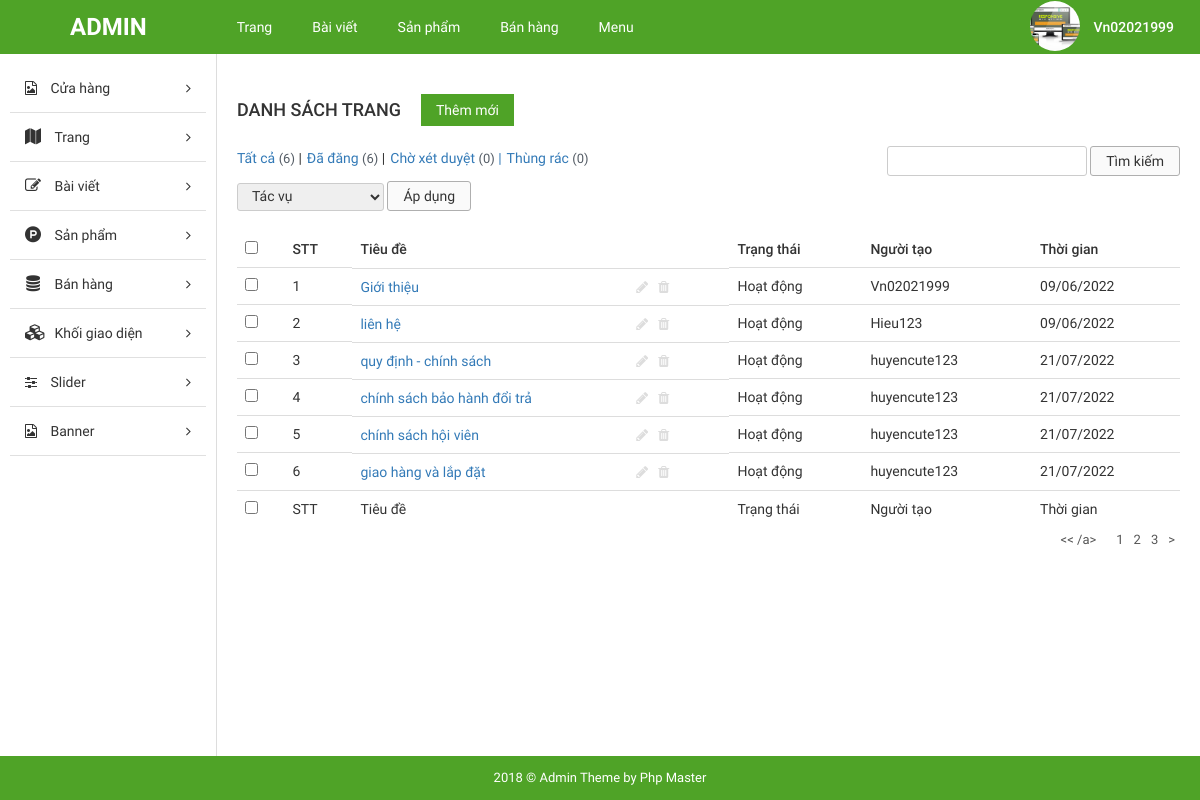
Screenshot of /admin/index.php?mod=pages (signed in) with the database file from the repository.
### tables this page shows
CREATE TABLE `tbl_page` (
  `page_id` int(4) NOT NULL AUTO_INCREMENT,
  `page_title` varchar(200) NOT NULL,
  `page_content` text NOT NULL,
  `creator` int(4) NOT NULL,
  `date_cre` int(40) NOT NULL,
  `status` enum('0','1') NOT NULL DEFAULT '0',
  `is_garbage` enum('0','1') NOT NULL DEFAULT '0',
  `editor` int(1) DEFAULT NULL,
  `date_editor` int(40) DEFAULT NULL,
  `slug` varchar(100) NOT NULL,
  PRIMARY KEY (`page_id`)
);

### admin/libraries/database.php (called while the page is built, shortened)
<?php
function db_query($query_string){
    global $conn;
    $mysql_result = mysqli_query($conn,$query_string);
        return $mysql_result;
}
function db_fetch_row($query_string){
    $mysql_result= db_query($query_string);
    $result = mysqli_fetch_assoc($mysql_result);
    return $result;
}
function db_fetch_array($query_string){
    $result=[];
    $mysql_result= db_query($query_string);
    if(mysqli_num_rows($mysql_result)>0){
        while($row= mysqli_fetch_assoc($mysql_result)){
            $result[]= $row;
        }
    }
    return $result;
}

### admin/modules/pages/controllers/indexController.php (called while the page is built, shortened)
<?php
function indexAction()
{
    $listPages = get_list_page();
    $data['listPages'] = $listPages;
    load_view('index', $data);
}

### admin/core/appload.php (called while the page is built, shortened)
<?php
require CONFIGPATH . DIRECTORY_SEPARATOR . "database.php";
require COREPATH.DIRECTORY_SEPARATOR . "base.php";
require COREPATH. DIRECTORY_SEPARATOR . "router.php";
?>

### admin/index.php (called while the page is built, shortened)
<?php
 require COREPATH. DIRECTORY_SEPARATOR . "appload.php";
?>

### admin/modules/pages/views/indexView.php (the view, shortened to what this page needs)
<div id="main-content-wp" class="list-post-page">
    <div class="wrap clearfix">
        <div id="content" class="fl-right">
            <div class="section" id="title-page">
                <div class="clearfix">
                    <h3 id="index" class="fl-left">Danh sách trang</h3>
                    <a href="?mod=pages&action=add" title="" id="add-new" class="fl-left">Thêm mới</a>
                </div>
            </div>
            <div class="section" id="detail-page">
                <div class="section-detail">
                    <div class="filter-wp clearfix">
                        <ul class="post-status fl-left">
                            <li class="all"><a href="?mod=pages">Tất cả <span class="count">(<?php echo count($listPages)?>)</span></a> |</li>
                            <li class="publish"><a href="">Đã đăng <span class="count">(<?php echo get_number_posted_page()?>)</span></a> |</li>
                            <li class="pending"><a href="?mod=pages&action=confirm">Chờ xét duyệt <span class="count">(<?php echo get_number_unconfirm_page()?>)</span> |</a></li>
                            <li class="trash"><a href="?mod=pages&action=garbage">Thùng rác <span class="count">(<?php echo get_number_garbage()?>)</span></a></li>
                        </ul>
                        <form method="GET" class="form-s fl-right">
                            <input type="text" name="s" id="s">
                            <input type="submit" name="sm_s" value="Tìm kiếm">
                        </form>
                    </div>
                    <div class="actions">
                        <form method="POST" action="?mod=pages&action=processIndex" class="form-actions">
                            <select name="actions">
                                <option value="0">Tác vụ</option>
                            </select>
                            <input type="submit" name="sm_action" value="Áp dụng">
                    </div>
                    <?php if(empty($listPages)){
                        echo "<p>Hiện chưa có trang nào được tạo</p>" ;}
                        else{?>
                    <div class="table-responsive">
                        <table class="table list-table-wp">
                            <thead>
                                <tr>
                                    <td><input type="checkbox" name="checkAll" id="checkAll"></td>
                                    <td><span class="thead-text">STT</span></td>
                                    <td><span class="thead-text">Tiêu đề</span></td>
                                    <td><span class="thead-text">Trạng thái</span></td>
                                    <td><span class="thead-text">Người tạo</span></td>
                                    <td><span class="thead-text">Thời gian</span></td>
                                </tr>
                            </thead>
                            <tbody>
                                <?php $i=0; foreach($listPages as $page){
                                    $i++;
                                     ?>
                                <tr>
                                    <td><input type="checkbox" name="checkItem[]" class="checkItem" value="<?php echo $page['page_id']?>"></td>
                                    <td><span class="tbody-text"><?php echo $i?></h3></span>
                                    <td class="clearfix">
                                        <div class="tb-title fl-left">
                                            <a href="" title=""><?php echo $page['page_title']?></a>
                                        </div>
                                        <ul class="list-operation fl-right">
                                            <li><a href="?mod=pages&action=updatePage&id=<?php echo $page['page_id']?>" title="Sửa" class="edit"><i class="fa fa-pencil" aria-hidden="true"></i></a></li>
                                            <li><a href="?mod=pages&action=delete&id=<?php echo $page['page_id']?>" title="Xóa" class="delete"><i class="fa fa-trash" aria-hidden="true"></i></a></li>
                                        </ul>
                                    </td>
                                    <td><span class="tbody-text"><?php get_status($page['status']) ?></span></td>
                                    <td><span class="tbody-text"><?php get_creator($page['creator'])?></span></td>
                                    <td><span class="tbody-text"><?php echo date('d/m/Y',$page['date_cre'])?></span></td>
                                </tr>
                                     <?php }?>
                            </tbody>
                            <tfoot>
                                <tr>
                                    <td><input type="checkbox" name="checkAll" id="checkAll"></td>
                                    <td><span class="tfoot-text">STT</span></td>
                                    <td><span class="tfoot-text">Tiêu đề</span></td>
                                    <td><span class="tfoot-text">Trạng thái</span></td>
                                    <td><span class="tfoot-text">Người tạo</span></td>
                                    <td><span class="tfoot-text">Thời gian</span></td>
                                </tr>
                            </tfoot>
                        </table>
                    </div>
                    <?php }?>
                </div>
            </div>
            <div class="section" id="paging-wp">
                <div class="section-detail clearfix">
                    <ul id="list-paging" class="fl-right">
                        <li>
                            <a href="" title="">
                                << /a>
                        </li>
                        <li>
                            <a href="" title="">1</a>
                        </li>
                        <li>
                            <a href="" title="">2</a>
                        </li>
                        <li>
                            <a href="" title="">3</a>
                        </li>
                        <li>
                            <a href="" title="">></a>
                        </li>
                    </ul>
                </div>
            </div>
        </div>
    </div>
</div>

### admin/core/base.php (shortened to what this page needs)
<?php
function get_header($name = "")
{
    if (empty($name)) {
        $name = "header";
    } else {
        $name = "header-{$name}";
    }
    $path = LAYOUTPATH . DIRECTORY_SEPARATOR . $name . ".php";
    if (file_exists($path)) {
        require $path;
    } else {
        echo "Can't find {$path}";
    }
}
function get_footer($name = "")
{
    if (empty($name)) {
        $name = "footer";
    } else {
        $name = "footer-{$name}";
    }
    $path = LAYOUTPATH . DIRECTORY_SEPARATOR . $name . ".php";
    if (file_exists($path)) {
        require $path;
    } else {
        echo "Can't find {$path}";
    }
}
function get_sibar($name = "",$data=[])
{
    if (empty($name)) {
        $name = "sibar";
    } else {
        $name = "sibar-{$name}";
    }
    $path = LAYOUTPATH . DIRECTORY_SEPARATOR . $name . ".php";
    if (file_exists($path)) {
        if(is_array($data)){
            foreach($data as $key=>$val)
            {
                $$key=$val;
            }
        }
        require $path;
    } else {
        echo " Can't find {$path}";
    }
}
function get_module()
{
    global $config;
    $module = isset($_GET['mod']) ? $_GET['mod'] : $config['default_module'];
    return $module;
}
function load_view($name, $data_send=[]){
    $data= $data_send;
$path = MODULESPATH . DIRECTORY_SEPARATOR . get_module(). DIRECTORY_SEPARATOR. "views". DIRECTORY_SEPARATOR. $name."View.php" ;
if(file_exists($path)){
    require $path;
}
else{
    echo " Can't find {$path}";
}
}
function call_function($lists){
    if(is_array($lists)&& !empty($lists)){
        foreach($lists as $key=>$f){
            if(function_exists($f())){
                $f();
            }
        }
    }
}

### admin/modules/pages/models/indexModel.php (shortened to what this page needs)
<?php
function get_list_page(){
    $result= db_fetch_array("SELECT * FROM `tbl_page` WHERE `is_garbage`='0'");
    return $result;
}
function get_number_posted_page(){
    $result= db_fetch_array("SELECT *FROM `tbl_page` WHERE `status`='1' AND `is_garbage`='0' ");
    return count($result);
}
function get_number_unconfirm_page(){
    $result= db_fetch_array("SELECT *FROM `tbl_page` WHERE `status`='0' AND `is_garbage`='0' ");
    return count($result);
}
function get_number_garbage(){
    $result= db_fetch_array("SELECT *FROM `tbl_page` WHERE `is_garbage`='1' ");
    return count($result);
}
function  get_status($status)
{
    if ($status == 1) {
        echo " Hoạt động";
    } else {
        echo " Không hoạt động";
    }
}
function get_creator($id)
{
    $admin = db_fetch_row("SELECT*FROM `tbl_admin` WHERE `id`={$id}");
    echo $admin['username'];
}

### admin/public/css/import/global.css (style rules this page uses)
body { font-family: "Roboto Regular"; font-size: 14px; line-height: 24px; color: #333; }
.fl-left { float: left; }
.fl-right { float: right; }

### admin/public/css/import/list_post.css (style rules this page uses)
#content { width: 82%; border-left: 1px solid #ddd; padding: 20px; }
#add-new { display: inline-block; color: #fff; background: #4fa327; padding: 4px 15px; margin: 20px; }
#index { font-family: 'Roboto Medium'; font-weight: normal; text-transform: uppercase; font-size: 18px; padding: 24px 0px; }
.list-table-wp thead tr td { font-family: 'Roboto Medium'; font-weight: normal; }
.list-operation li { float: left; }
.list-operation li a { display: block; padding: 0px 5px; color: #ddd; }
.tb-title { width: 75%; display: -webkit-box; -webkit-line-clamp: 1; -moz-line-clamp: 1; -o-line-clamp: 1; -webkit-box-orient: vertical; -moz-box-orient: vertical; -o-box-orient: vertical; max-height: 100%; overflow: hidden; }
.list-operation { width: 25%; }
#list-paging li { float: left; }
#list-paging li a { display: inline-block; color: #555; font-size: 13px; padding: 0px 5px; }
.filter-wp { margin-bottom: 5px; }
.actions { margin-bottom: 20px; }
.post-status li { float: left; font-size: 14px; margin-right: 5px; }
.post-status li .count { color: #555d66; font-size: 13px; display: inline-block; }
.form-s input[type="text"], .form-actions select { border-radius: 3px; border: 1px solid #ccc; padding: 2px 10px; }
.form-s input[type="submit"], .form-actions input[type="submit"] { border-radius: 3px; border: 1px solid #afafaf; padding: 2px 15px; background: #fafafa; }
.form-actions select { padding: 4px 10px; }

### admin/public/css/import/menu.css (style rules this page uses)
.actions select { border-radius: 3px; border: 1px solid #ccc; padding: 4px 10px; }

### admin/public/css/import/detail_order.css (style rules this page uses)
.table { margin-bottom: 0!important; }

### rows the page displays
tbl_page: status "1" (drawn), page_title "Giới thiệu", tbl_admin.username "Vn02021999", date_cre "09/06/2022"
tbl_page: page_title "liên hệ", status "Hoạt động", tbl_admin.username "Hieu123", date_cre "09/06/2022"
tbl_page: page_title "quy định - chính sách", status "Hoạt động", tbl_admin.username "huyencute123", date_cre "21/07/2022"
tbl_page: page_title "chính sách bảo hành đổi trả", status "Hoạt động", tbl_admin.username "huyencute123", date_cre "21/07/2022"
tbl_page: page_title "chính sách hội viên", status "Hoạt động", tbl_admin.username "huyencute123", date_cre "21/07/2022"
tbl_page: page_title "giao hàng và lắp đặt", status "Hoạt động", tbl_admin.username "huyencute123", date_cre "21/07/2022"

### other values shown
count($listPages) "6"
get_number_posted_page() "6"
get_number_unconfirm_page() "0"
get_number_garbage() "0"
